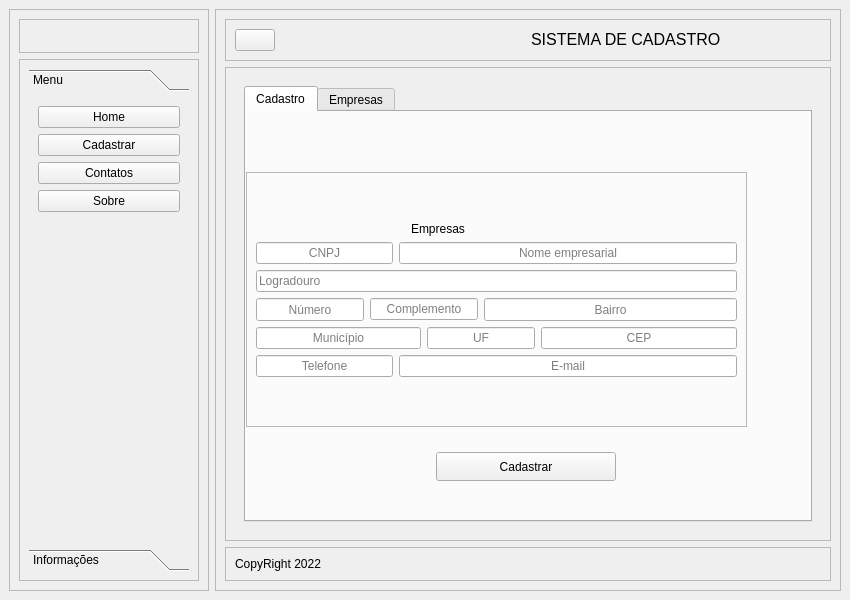
<?xml version="1.0" encoding="UTF-8"?>
<ui version="4.0">
 <class>MainWindow</class>
 <widget class="QMainWindow" name="MainWindow">
  <property name="geometry">
   <rect>
    <x>0</x>
    <y>0</y>
    <width>850</width>
    <height>600</height>
   </rect>
  </property>
  <property name="windowTitle">
   <string>MainWindow</string>
  </property>
  <widget class="QWidget" name="centralwidget">
   <layout class="QHBoxLayout" name="horizontalLayout">
    <item>
     <widget class="QFrame" name="left_frame">
      <property name="maximumSize">
       <size>
        <width>200</width>
        <height>16777215</height>
       </size>
      </property>
      <property name="frameShape">
       <enum>QFrame::StyledPanel</enum>
      </property>
      <property name="frameShadow">
       <enum>QFrame::Raised</enum>
      </property>
      <layout class="QVBoxLayout" name="verticalLayout_2">
       <item>
        <widget class="QFrame" name="PYTHONISTA">
         <property name="frameShape">
          <enum>QFrame::StyledPanel</enum>
         </property>
         <property name="frameShadow">
          <enum>QFrame::Raised</enum>
         </property>
         <layout class="QVBoxLayout" name="verticalLayout_3">
          <item>
           <widget class="QLabel" name="label_2">
            <property name="text">
             <string>&lt;html&gt;&lt;head/&gt;&lt;body&gt;&lt;p align=&quot;center&quot;&gt;&lt;img src=&quot;:/icons/_imgs/pngegg.png&quot;/&gt;&lt;/p&gt;&lt;/body&gt;&lt;/html&gt;</string>
            </property>
           </widget>
          </item>
         </layout>
        </widget>
       </item>
       <item>
        <widget class="QFrame" name="buttons_frame">
         <property name="maximumSize">
          <size>
           <width>200</width>
           <height>16777215</height>
          </size>
         </property>
         <property name="frameShape">
          <enum>QFrame::StyledPanel</enum>
         </property>
         <property name="frameShadow">
          <enum>QFrame::Raised</enum>
         </property>
         <layout class="QVBoxLayout" name="verticalLayout_4">
          <item>
           <widget class="QToolBox" name="toolBox">
            <property name="maximumSize">
             <size>
              <width>200</width>
              <height>16777215</height>
             </size>
            </property>
            <property name="cursor">
             <cursorShape>PointingHandCursor</cursorShape>
            </property>
            <property name="currentIndex">
             <number>0</number>
            </property>
            <widget class="QWidget" name="">
             <property name="geometry">
              <rect>
               <x>0</x>
               <y>0</y>
               <width>160</width>
               <height>382</height>
              </rect>
             </property>
             <attribute name="label">
              <string>Menu</string>
             </attribute>
             <layout class="QVBoxLayout" name="verticalLayout_7">
              <item>
               <widget class="QPushButton" name="btn_home">
                <property name="cursor">
                 <cursorShape>PointingHandCursor</cursorShape>
                </property>
                <property name="text">
                 <string>Home</string>
                </property>
               </widget>
              </item>
              <item>
               <widget class="QPushButton" name="btn_cadastrar">
                <property name="cursor">
                 <cursorShape>PointingHandCursor</cursorShape>
                </property>
                <property name="text">
                 <string>Cadastrar</string>
                </property>
               </widget>
              </item>
              <item>
               <widget class="QPushButton" name="btn_contatos">
                <property name="cursor">
                 <cursorShape>PointingHandCursor</cursorShape>
                </property>
                <property name="text">
                 <string>Contatos</string>
                </property>
               </widget>
              </item>
              <item>
               <widget class="QPushButton" name="btn_sobre">
                <property name="cursor">
                 <cursorShape>PointingHandCursor</cursorShape>
                </property>
                <property name="text">
                 <string>Sobre</string>
                </property>
               </widget>
              </item>
              <item>
               <spacer name="verticalSpacer">
                <property name="orientation">
                 <enum>Qt::Vertical</enum>
                </property>
                <property name="sizeHint" stdset="0">
                 <size>
                  <width>20</width>
                  <height>40</height>
                 </size>
                </property>
               </spacer>
              </item>
             </layout>
            </widget>
            <widget class="QWidget" name="page_2">
             <property name="geometry">
              <rect>
               <x>0</x>
               <y>0</y>
               <width>160</width>
               <height>382</height>
              </rect>
             </property>
             <attribute name="label">
              <string>Informações</string>
             </attribute>
             <layout class="QVBoxLayout" name="verticalLayout_6">
              <item>
               <widget class="QLabel" name="label_4">
                <property name="text">
                 <string>USUÁRIO: Python</string>
                </property>
               </widget>
              </item>
             </layout>
            </widget>
           </widget>
          </item>
         </layout>
        </widget>
       </item>
      </layout>
     </widget>
    </item>
    <item>
     <widget class="QFrame" name="main_container">
      <property name="sizePolicy">
       <sizepolicy hsizetype="Expanding" vsizetype="Preferred">
        <horstretch>0</horstretch>
        <verstretch>0</verstretch>
       </sizepolicy>
      </property>
      <property name="frameShape">
       <enum>QFrame::StyledPanel</enum>
      </property>
      <property name="frameShadow">
       <enum>QFrame::Raised</enum>
      </property>
      <layout class="QVBoxLayout" name="verticalLayout">
       <item>
        <widget class="QFrame" name="top_frame">
         <property name="frameShape">
          <enum>QFrame::StyledPanel</enum>
         </property>
         <property name="frameShadow">
          <enum>QFrame::Raised</enum>
         </property>
         <layout class="QHBoxLayout" name="horizontalLayout_2">
          <item alignment="Qt::AlignLeft">
           <widget class="QPushButton" name="btn_menu">
            <property name="cursor">
             <cursorShape>PointingHandCursor</cursorShape>
            </property>
            <property name="styleSheet">
             <string notr="true">background-color: None;</string>
            </property>
            <property name="text">
             <string/>
            </property>
            <property name="icon">
             <iconset resource="icons.qrc">
              <normaloff>:/icons/_imgs/menu.png</normaloff>:/icons/_imgs/menu.png</iconset>
            </property>
            <property name="iconSize">
             <size>
              <width>45</width>
              <height>45</height>
             </size>
            </property>
           </widget>
          </item>
          <item>
           <widget class="QLabel" name="label">
            <property name="text">
             <string>&lt;html&gt;&lt;head/&gt;&lt;body&gt;&lt;p&gt;&lt;span style=&quot; font-size:12pt;&quot;&gt;SISTEMA DE CADASTRO&lt;/span&gt;&lt;/p&gt;&lt;/body&gt;&lt;/html&gt;</string>
            </property>
           </widget>
          </item>
         </layout>
        </widget>
       </item>
       <item>
        <widget class="QFrame" name="main_frame">
         <property name="sizePolicy">
          <sizepolicy hsizetype="Preferred" vsizetype="Preferred">
           <horstretch>0</horstretch>
           <verstretch>0</verstretch>
          </sizepolicy>
         </property>
         <property name="frameShape">
          <enum>QFrame::StyledPanel</enum>
         </property>
         <property name="frameShadow">
          <enum>QFrame::Raised</enum>
         </property>
         <layout class="QVBoxLayout" name="verticalLayout_5">
          <item>
           <widget class="QStackedWidget" name="Pages">
            <property name="sizePolicy">
             <sizepolicy hsizetype="Preferred" vsizetype="Preferred">
              <horstretch>0</horstretch>
              <verstretch>0</verstretch>
             </sizepolicy>
            </property>
            <property name="currentIndex">
             <number>1</number>
            </property>
            <widget class="QWidget" name="pg_home">
             <widget class="QStackedWidget" name="stackedWidget_2">
              <property name="geometry">
               <rect>
                <x>-1</x>
                <y>-1</y>
                <width>141</width>
                <height>161</height>
               </rect>
              </property>
              <property name="currentIndex">
               <number>1</number>
              </property>
              <widget class="QWidget" name="page_6"/>
              <widget class="QWidget" name="page_7"/>
             </widget>
             <widget class="QLabel" name="lbl_logo">
              <property name="geometry">
               <rect>
                <x>100</x>
                <y>100</y>
                <width>291</width>
                <height>231</height>
               </rect>
              </property>
              <property name="text">
               <string>&lt;html&gt;&lt;head/&gt;&lt;body&gt;&lt;p align=&quot;center&quot;&gt;&lt;img src=&quot;:/icons/_imgs/pngegg.png&quot;/&gt;&lt;/p&gt;&lt;/body&gt;&lt;/html&gt;</string>
              </property>
             </widget>
            </widget>
            <widget class="QWidget" name="pg_cadastro">
             <layout class="QHBoxLayout" name="horizontalLayout_4">
              <item>
               <widget class="QTabWidget" name="tabWidget">
                <property name="cursor">
                 <cursorShape>ArrowCursor</cursorShape>
                </property>
                <property name="currentIndex">
                 <number>0</number>
                </property>
                <widget class="QWidget" name="tab">
                 <attribute name="title">
                  <string>Cadastro</string>
                 </attribute>
                 <widget class="QFrame" name="frame_2">
                  <property name="geometry">
                   <rect>
                    <x>0</x>
                    <y>60</y>
                    <width>501</width>
                    <height>255</height>
                   </rect>
                  </property>
                  <property name="frameShape">
                   <enum>QFrame::StyledPanel</enum>
                  </property>
                  <property name="frameShadow">
                   <enum>QFrame::Raised</enum>
                  </property>
                  <layout class="QGridLayout" name="gridLayout">
                   <item row="6" column="0" colspan="2">
                    <widget class="QLineEdit" name="txt_telefone">
                     <property name="alignment">
                      <set>Qt::AlignCenter</set>
                     </property>
                     <property name="placeholderText">
                      <string>Telefone</string>
                     </property>
                    </widget>
                   </item>
                   <item row="7" column="2">
                    <spacer name="verticalSpacer_2">
                     <property name="orientation">
                      <enum>Qt::Vertical</enum>
                     </property>
                     <property name="sizeHint" stdset="0">
                      <size>
                       <width>20</width>
                       <height>40</height>
                      </size>
                     </property>
                    </spacer>
                   </item>
                   <item row="5" column="0" colspan="3">
                    <widget class="QLineEdit" name="txt_municipio">
                     <property name="alignment">
                      <set>Qt::AlignCenter</set>
                     </property>
                     <property name="placeholderText">
                      <string>Município</string>
                     </property>
                    </widget>
                   </item>
                   <item row="5" column="3" colspan="2">
                    <widget class="QLineEdit" name="txt_uf">
                     <property name="alignment">
                      <set>Qt::AlignCenter</set>
                     </property>
                     <property name="placeholderText">
                      <string>UF</string>
                     </property>
                    </widget>
                   </item>
                   <item row="6" column="2" colspan="4">
                    <widget class="QLineEdit" name="txt_email">
                     <property name="alignment">
                      <set>Qt::AlignCenter</set>
                     </property>
                     <property name="placeholderText">
                      <string>E-mail</string>
                     </property>
                    </widget>
                   </item>
                   <item row="5" column="5">
                    <widget class="QLineEdit" name="txt_cep">
                     <property name="alignment">
                      <set>Qt::AlignCenter</set>
                     </property>
                     <property name="placeholderText">
                      <string>CEP</string>
                     </property>
                    </widget>
                   </item>
                   <item row="1" column="2" colspan="2" alignment="Qt::AlignHCenter|Qt::AlignVCenter">
                    <widget class="QLabel" name="label_5">
                     <property name="text">
                      <string>Empresas</string>
                     </property>
                    </widget>
                   </item>
                   <item row="0" column="2">
                    <spacer name="verticalSpacer_3">
                     <property name="orientation">
                      <enum>Qt::Vertical</enum>
                     </property>
                     <property name="sizeHint" stdset="0">
                      <size>
                       <width>20</width>
                       <height>40</height>
                      </size>
                     </property>
                    </spacer>
                   </item>
                   <item row="2" column="0" colspan="2">
                    <widget class="QLineEdit" name="txt_cnpj">
                     <property name="alignment">
                      <set>Qt::AlignCenter</set>
                     </property>
                     <property name="placeholderText">
                      <string>CNPJ</string>
                     </property>
                    </widget>
                   </item>
                   <item row="3" column="0" colspan="6">
                    <widget class="QLineEdit" name="txt_logradouro">
                     <property name="alignment">
                      <set>Qt::AlignLeading|Qt::AlignLeft|Qt::AlignVCenter</set>
                     </property>
                     <property name="placeholderText">
                      <string>Logradouro</string>
                     </property>
                    </widget>
                   </item>
                   <item row="4" column="0">
                    <widget class="QLineEdit" name="txt_num">
                     <property name="sizePolicy">
                      <sizepolicy hsizetype="Minimum" vsizetype="MinimumExpanding">
                       <horstretch>0</horstretch>
                       <verstretch>0</verstretch>
                      </sizepolicy>
                     </property>
                     <property name="minimumSize">
                      <size>
                       <width>100</width>
                       <height>0</height>
                      </size>
                     </property>
                     <property name="alignment">
                      <set>Qt::AlignCenter</set>
                     </property>
                     <property name="placeholderText">
                      <string>Número</string>
                     </property>
                    </widget>
                   </item>
                   <item row="4" column="1" colspan="3">
                    <widget class="QLineEdit" name="txt_complemento">
                     <property name="alignment">
                      <set>Qt::AlignCenter</set>
                     </property>
                     <property name="placeholderText">
                      <string>Complemento</string>
                     </property>
                    </widget>
                   </item>
                   <item row="4" column="4" colspan="2">
                    <widget class="QLineEdit" name="txt_bairro">
                     <property name="sizePolicy">
                      <sizepolicy hsizetype="Expanding" vsizetype="Expanding">
                       <horstretch>0</horstretch>
                       <verstretch>0</verstretch>
                      </sizepolicy>
                     </property>
                     <property name="alignment">
                      <set>Qt::AlignCenter</set>
                     </property>
                     <property name="placeholderText">
                      <string>Bairro</string>
                     </property>
                    </widget>
                   </item>
                   <item row="2" column="2" colspan="4">
                    <widget class="QLineEdit" name="txt_nome">
                     <property name="alignment">
                      <set>Qt::AlignCenter</set>
                     </property>
                     <property name="placeholderText">
                      <string>Nome empresarial</string>
                     </property>
                    </widget>
                   </item>
                  </layout>
                 </widget>
                 <widget class="QPushButton" name="btn_cadastrar_2">
                  <property name="geometry">
                   <rect>
                    <x>190</x>
                    <y>340</y>
                    <width>180</width>
                    <height>29</height>
                   </rect>
                  </property>
                  <property name="sizePolicy">
                   <sizepolicy hsizetype="Minimum" vsizetype="Fixed">
                    <horstretch>0</horstretch>
                    <verstretch>0</verstretch>
                   </sizepolicy>
                  </property>
                  <property name="minimumSize">
                   <size>
                    <width>180</width>
                    <height>29</height>
                   </size>
                  </property>
                  <property name="cursor">
                   <cursorShape>SplitHCursor</cursorShape>
                  </property>
                  <property name="layoutDirection">
                   <enum>Qt::RightToLeft</enum>
                  </property>
                  <property name="text">
                   <string>Cadastrar</string>
                  </property>
                 </widget>
                </widget>
                <widget class="QWidget" name="tab_2">
                 <attribute name="title">
                  <string>Empresas</string>
                 </attribute>
                 <layout class="QVBoxLayout" name="verticalLayout_9">
                  <item>
                   <widget class="QFrame" name="frame">
                    <property name="frameShape">
                     <enum>QFrame::StyledPanel</enum>
                    </property>
                    <property name="frameShadow">
                     <enum>QFrame::Raised</enum>
                    </property>
                    <widget class="QLabel" name="label_6">
                     <property name="geometry">
                      <rect>
                       <x>10</x>
                       <y>50</y>
                       <width>531</width>
                       <height>16</height>
                      </rect>
                     </property>
                     <property name="text">
                      <string>&lt;html&gt;&lt;head/&gt;&lt;body&gt;&lt;p align=&quot;center&quot;&gt;EMPRESAS&lt;/p&gt;&lt;/body&gt;&lt;/html&gt;</string>
                     </property>
                    </widget>
                    <widget class="QWidget" name="">
                     <property name="geometry">
                      <rect>
                       <x>10</x>
                       <y>70</y>
                       <width>531</width>
                       <height>311</height>
                      </rect>
                     </property>
                     <layout class="QHBoxLayout" name="horizontalLayout_5">
                      <item>
                       <widget class="QTableWidget" name="tb_empresas">
                        <column>
                         <property name="text">
                          <string>CNPJ</string>
                         </property>
                        </column>
                        <column>
                         <property name="text">
                          <string>NOME EMPRESARIAL</string>
                         </property>
                        </column>
                        <column>
                         <property name="text">
                          <string>LOGRADOURO</string>
                         </property>
                        </column>
                        <column>
                         <property name="text">
                          <string>NÚMERO</string>
                         </property>
                        </column>
                        <column>
                         <property name="text">
                          <string>COMPLEMENTO</string>
                         </property>
                        </column>
                        <column>
                         <property name="text">
                          <string>BAIRRO</string>
                         </property>
                        </column>
                        <column>
                         <property name="text">
                          <string>MUNICÍPIO</string>
                         </property>
                        </column>
                        <column>
                         <property name="text">
                          <string>UF</string>
                         </property>
                        </column>
                        <column>
                         <property name="text">
                          <string>CEP</string>
                         </property>
                        </column>
                        <column>
                         <property name="text">
                          <string>TELEFONE</string>
                         </property>
                        </column>
                        <column>
                         <property name="text">
                          <string>E-MAIL</string>
                         </property>
                        </column>
                       </widget>
                      </item>
                      <item>
                       <widget class="QFrame" name="frame_3">
                        <property name="frameShape">
                         <enum>QFrame::StyledPanel</enum>
                        </property>
                        <property name="frameShadow">
                         <enum>QFrame::Raised</enum>
                        </property>
                        <layout class="QVBoxLayout" name="verticalLayout_8">
                         <item>
                          <widget class="QPushButton" name="btn_excel">
                           <property name="cursor">
                            <cursorShape>PointingHandCursor</cursorShape>
                           </property>
                           <property name="text">
                            <string>Gerar Excel</string>
                           </property>
                          </widget>
                         </item>
                         <item>
                          <widget class="QPushButton" name="btn_alterar">
                           <property name="cursor">
                            <cursorShape>PointingHandCursor</cursorShape>
                           </property>
                           <property name="text">
                            <string>Alterar</string>
                           </property>
                          </widget>
                         </item>
                         <item>
                          <widget class="QPushButton" name="btn_excluir">
                           <property name="cursor">
                            <cursorShape>PointingHandCursor</cursorShape>
                           </property>
                           <property name="text">
                            <string>Excluir</string>
                           </property>
                          </widget>
                         </item>
                         <item>
                          <spacer name="verticalSpacer_4">
                           <property name="orientation">
                            <enum>Qt::Vertical</enum>
                           </property>
                           <property name="sizeHint" stdset="0">
                            <size>
                             <width>20</width>
                             <height>40</height>
                            </size>
                           </property>
                          </spacer>
                         </item>
                        </layout>
                       </widget>
                      </item>
                     </layout>
                    </widget>
                   </widget>
                  </item>
                 </layout>
                </widget>
               </widget>
              </item>
             </layout>
            </widget>
            <widget class="QWidget" name="pg_contatos">
             <layout class="QVBoxLayout" name="verticalLayout_11">
              <item>
               <widget class="QLabel" name="label_7">
                <property name="text">
                 <string>&lt;html&gt;&lt;head/&gt;&lt;body&gt;&lt;p align=&quot;center&quot;&gt;&lt;span style=&quot; font-size:18pt;&quot;&gt;CONTATOS&lt;/span&gt;&lt;/p&gt;&lt;/body&gt;&lt;/html&gt;</string>
                </property>
               </widget>
              </item>
              <item>
               <widget class="QFrame" name="frame_4">
                <property name="frameShape">
                 <enum>QFrame::StyledPanel</enum>
                </property>
                <property name="frameShadow">
                 <enum>QFrame::Raised</enum>
                </property>
                <layout class="QVBoxLayout" name="verticalLayout_10">
                 <property name="sizeConstraint">
                  <enum>QLayout::SetFixedSize</enum>
                 </property>
                 <property name="leftMargin">
                  <number>210</number>
                 </property>
                 <property name="rightMargin">
                  <number>9</number>
                 </property>
                 <item>
                  <widget class="QLabel" name="label_8">
                   <property name="layoutDirection">
                    <enum>Qt::LeftToRight</enum>
                   </property>
                   <property name="text">
                    <string>&lt;html&gt;&lt;head/&gt;&lt;body&gt;&lt;p&gt;&lt;img src=&quot;:/icons/_imgs/whats.png&quot;/&gt;&lt;span style=&quot; font-size:16pt; vertical-align:super;&quot;&gt;5199999999&lt;/span&gt;&lt;/p&gt;&lt;/body&gt;&lt;/html&gt;</string>
                   </property>
                  </widget>
                 </item>
                 <item>
                  <widget class="QLabel" name="label_9">
                   <property name="layoutDirection">
                    <enum>Qt::LeftToRight</enum>
                   </property>
                   <property name="text">
                    <string>&lt;html&gt;&lt;head/&gt;&lt;body&gt;&lt;p&gt;&lt;img src=&quot;:/icons/_imgs/email.png&quot;/&gt;&lt;span style=&quot; font-size:16pt; vertical-align:super;&quot;&gt;contato@python.com&lt;/span&gt;&lt;/p&gt;&lt;/body&gt;&lt;/html&gt;</string>
                   </property>
                  </widget>
                 </item>
                 <item>
                  <widget class="QLabel" name="label_10">
                   <property name="text">
                    <string>&lt;html&gt;&lt;head/&gt;&lt;body&gt;&lt;p&gt;&lt;img src=&quot;:/icons/_imgs/instagram.png&quot;/&gt;&lt;span style=&quot; font-size:16pt; vertical-align:super;&quot;&gt;python&lt;/span&gt;&lt;/p&gt;&lt;/body&gt;&lt;/html&gt;</string>
                   </property>
                  </widget>
                 </item>
                 <item>
                  <widget class="QLabel" name="label_11">
                   <property name="text">
                    <string>&lt;html&gt;&lt;head/&gt;&lt;body&gt;&lt;p&gt;&lt;img src=&quot;:/icons/_imgs/youtube.png&quot;/&gt;&lt;span style=&quot; font-size:16pt; vertical-align:super;&quot;&gt;Pythonista&lt;/span&gt;&lt;/p&gt;&lt;/body&gt;&lt;/html&gt;</string>
                   </property>
                  </widget>
                 </item>
                </layout>
               </widget>
              </item>
             </layout>
            </widget>
            <widget class="QWidget" name="pg_sobre">
             <layout class="QVBoxLayout" name="verticalLayout_12">
              <item>
               <widget class="QLabel" name="label_12">
                <property name="text">
                 <string>&lt;html&gt;&lt;head/&gt;&lt;body&gt;&lt;p align=&quot;center&quot;&gt;&lt;span style=&quot; font-size:18pt;&quot;&gt;SOBRE&lt;/span&gt;&lt;/p&gt;&lt;p align=&quot;center&quot;&gt;&lt;br/&gt;&lt;/p&gt;&lt;/body&gt;&lt;/html&gt;</string>
                </property>
               </widget>
              </item>
              <item>
               <widget class="QLabel" name="label_13">
                <property name="font">
                 <font>
                  <pointsize>12</pointsize>
                 </font>
                </property>
                <property name="text">
                 <string>Esse sistema faz consulta de CNPJ utilizando uma API da receita federal e faz o cadastro em um banco de dados SQLITE3.</string>
                </property>
                <property name="wordWrap">
                 <bool>true</bool>
                </property>
               </widget>
              </item>
             </layout>
            </widget>
           </widget>
          </item>
         </layout>
        </widget>
       </item>
       <item>
        <widget class="QFrame" name="footer_frame">
         <property name="frameShape">
          <enum>QFrame::StyledPanel</enum>
         </property>
         <property name="frameShadow">
          <enum>QFrame::Raised</enum>
         </property>
         <layout class="QHBoxLayout" name="horizontalLayout_3">
          <item>
           <widget class="QLabel" name="label_3">
            <property name="text">
             <string>CopyRight 2022</string>
            </property>
           </widget>
          </item>
         </layout>
        </widget>
       </item>
      </layout>
     </widget>
    </item>
   </layout>
  </widget>
 </widget>
 <resources>
  <include location="icons.qrc"/>
 </resources>
 <connections/>
</ui>
